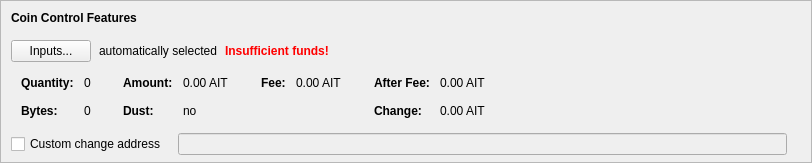
    <widget class="QFrame" name="frameCoinControl">
     <property name="sizePolicy">
      <sizepolicy hsizetype="Expanding" vsizetype="Expanding">
       <horstretch>0</horstretch>
       <verstretch>0</verstretch>
      </sizepolicy>
     </property>
     <property name="maximumSize">
      <size>
       <width>16777215</width>
       <height>16777215</height>
      </size>
     </property>
     <property name="frameShape">
      <enum>QFrame::StyledPanel</enum>
     </property>
     <property name="frameShadow">
      <enum>QFrame::Sunken</enum>
     </property>
     <layout class="QVBoxLayout" name="verticalLayoutCoinControl2">
      <property name="spacing">
       <number>0</number>
      </property>
      <property name="leftMargin">
       <number>0</number>
      </property>
      <property name="topMargin">
       <number>0</number>
      </property>
      <property name="rightMargin">
       <number>0</number>
      </property>
      <property name="bottomMargin">
       <number>6</number>
      </property>
      <item>
       <layout class="QVBoxLayout" name="verticalLayoutCoinControl" stretch="0,0,0,0,1">
        <property name="spacing">
         <number>0</number>
        </property>
        <property name="leftMargin">
         <number>10</number>
        </property>
        <property name="topMargin">
         <number>10</number>
        </property>
        <item>
         <layout class="QHBoxLayout" name="horizontalLayoutCoinControl1">
          <property name="bottomMargin">
           <number>15</number>
          </property>
          <item>
           <widget class="QLabel" name="labelCoinControlFeatures">
            <property name="sizePolicy">
             <sizepolicy hsizetype="Preferred" vsizetype="Maximum">
              <horstretch>0</horstretch>
              <verstretch>0</verstretch>
             </sizepolicy>
            </property>
            <property name="font">
             <font>
              <weight>75</weight>
              <bold>true</bold>
             </font>
            </property>
            <property name="styleSheet">
             <string notr="true">font-weight:bold;</string>
            </property>
            <property name="text">
             <string>Coin Control Features</string>
            </property>
           </widget>
          </item>
         </layout>
        </item>
        <item>
         <layout class="QHBoxLayout" name="horizontalLayoutCoinControl2" stretch="0,0,0,0">
          <property name="spacing">
           <number>8</number>
          </property>
          <property name="bottomMargin">
           <number>10</number>
          </property>
          <item>
           <widget class="QPushButton" name="pushButtonCoinControl">
            <property name="styleSheet">
             <string notr="true"/>
            </property>
            <property name="text">
             <string>Inputs...</string>
            </property>
            <property name="autoDefault">
             <bool>false</bool>
            </property>
           </widget>
          </item>
          <item>
           <widget class="QLabel" name="labelCoinControlAutomaticallySelected">
            <property name="text">
             <string>automatically selected</string>
            </property>
            <property name="margin">
             <number>5</number>
            </property>
           </widget>
          </item>
          <item>
           <widget class="QLabel" name="labelCoinControlInsuffFunds">
            <property name="font">
             <font>
              <weight>75</weight>
              <bold>true</bold>
             </font>
            </property>
            <property name="styleSheet">
             <string notr="true">color:red;font-weight:bold;</string>
            </property>
            <property name="text">
             <string>Insufficient funds!</string>
            </property>
            <property name="margin">
             <number>5</number>
            </property>
           </widget>
          </item>
          <item>
           <spacer name="horizontalSpacerCoinControl">
            <property name="orientation">
             <enum>Qt::Horizontal</enum>
            </property>
            <property name="sizeHint" stdset="0">
             <size>
              <width>40</width>
              <height>1</height>
             </size>
            </property>
           </spacer>
          </item>
         </layout>
        </item>
        <item>
         <widget class="QWidget" name="widgetCoinControl" native="true">
          <property name="sizePolicy">
           <sizepolicy hsizetype="Preferred" vsizetype="Preferred">
            <horstretch>0</horstretch>
            <verstretch>0</verstretch>
           </sizepolicy>
          </property>
          <property name="minimumSize">
           <size>
            <width>0</width>
            <height>0</height>
           </size>
          </property>
          <property name="styleSheet">
           <string notr="true"/>
          </property>
          <layout class="QHBoxLayout" name="horizontalLayoutCoinControl5">
           <property name="leftMargin">
            <number>0</number>
           </property>
           <property name="topMargin">
            <number>0</number>
           </property>
           <property name="rightMargin">
            <number>0</number>
           </property>
           <property name="bottomMargin">
            <number>0</number>
           </property>
           <item>
            <layout class="QHBoxLayout" name="horizontalLayoutCoinControl3" stretch="0,0,0,1">
             <property name="spacing">
              <number>20</number>
             </property>
             <property name="topMargin">
              <number>0</number>
             </property>
             <property name="bottomMargin">
              <number>10</number>
             </property>
             <item>
              <layout class="QFormLayout" name="formLayoutCoinControl1">
               <property name="horizontalSpacing">
                <number>10</number>
               </property>
               <property name="verticalSpacing">
                <number>14</number>
               </property>
               <property name="leftMargin">
                <number>10</number>
               </property>
               <property name="topMargin">
                <number>4</number>
               </property>
               <property name="rightMargin">
                <number>6</number>
               </property>
               <item row="0" column="0">
                <widget class="QLabel" name="labelCoinControlQuantityText">
                 <property name="font">
                  <font>
                   <weight>75</weight>
                   <bold>true</bold>
                  </font>
                 </property>
                 <property name="text">
                  <string>Quantity:</string>
                 </property>
                 <property name="margin">
                  <number>0</number>
                 </property>
                </widget>
               </item>
               <item row="0" column="1">
                <widget class="QLabel" name="labelCoinControlQuantity">
                 <property name="cursor">
                  <cursorShape>IBeamCursor</cursorShape>
                 </property>
                 <property name="contextMenuPolicy">
                  <enum>Qt::ActionsContextMenu</enum>
                 </property>
                 <property name="text">
                  <string notr="true">0</string>
                 </property>
                 <property name="margin">
                  <number>0</number>
                 </property>
                 <property name="textInteractionFlags">
                  <set>Qt::LinksAccessibleByMouse|Qt::TextSelectableByKeyboard|Qt::TextSelectableByMouse</set>
                 </property>
                </widget>
               </item>
               <item row="1" column="0">
                <widget class="QLabel" name="labelCoinControlBytesText">
                 <property name="font">
                  <font>
                   <weight>75</weight>
                   <bold>true</bold>
                  </font>
                 </property>
                 <property name="text">
                  <string>Bytes:</string>
                 </property>
                </widget>
               </item>
               <item row="1" column="1">
                <widget class="QLabel" name="labelCoinControlBytes">
                 <property name="cursor">
                  <cursorShape>IBeamCursor</cursorShape>
                 </property>
                 <property name="contextMenuPolicy">
                  <enum>Qt::ActionsContextMenu</enum>
                 </property>
                 <property name="text">
                  <string notr="true">0</string>
                 </property>
                 <property name="textInteractionFlags">
                  <set>Qt::LinksAccessibleByMouse|Qt::TextSelectableByKeyboard|Qt::TextSelectableByMouse</set>
                 </property>
                </widget>
               </item>
              </layout>
             </item>
             <item>
              <layout class="QFormLayout" name="formLayoutCoinControl2">
               <property name="horizontalSpacing">
                <number>10</number>
               </property>
               <property name="verticalSpacing">
                <number>14</number>
               </property>
               <property name="leftMargin">
                <number>6</number>
               </property>
               <property name="topMargin">
                <number>4</number>
               </property>
               <property name="rightMargin">
                <number>6</number>
               </property>
               <item row="0" column="0">
                <widget class="QLabel" name="labelCoinControlAmountText">
                 <property name="font">
                  <font>
                   <weight>75</weight>
                   <bold>true</bold>
                  </font>
                 </property>
                 <property name="text">
                  <string>Amount:</string>
                 </property>
                 <property name="margin">
                  <number>0</number>
                 </property>
                </widget>
               </item>
               <item row="0" column="1">
                <widget class="QLabel" name="labelCoinControlAmount">
                 <property name="cursor">
                  <cursorShape>IBeamCursor</cursorShape>
                 </property>
                 <property name="contextMenuPolicy">
                  <enum>Qt::ActionsContextMenu</enum>
                 </property>
                 <property name="text">
                  <string notr="true">0.00 AIT</string>
                 </property>
                 <property name="textInteractionFlags">
                  <set>Qt::LinksAccessibleByMouse|Qt::TextSelectableByKeyboard|Qt::TextSelectableByMouse</set>
                 </property>
                </widget>
               </item>
               <item row="1" column="0">
                <widget class="QLabel" name="labelCoinControlLowOutputText">
                 <property name="font">
                  <font>
                   <weight>75</weight>
                   <bold>true</bold>
                  </font>
                 </property>
                 <property name="text">
                  <string>Dust:</string>
                 </property>
                </widget>
               </item>
               <item row="1" column="1">
                <widget class="QLabel" name="labelCoinControlLowOutput">
                 <property name="cursor">
                  <cursorShape>IBeamCursor</cursorShape>
                 </property>
                 <property name="contextMenuPolicy">
                  <enum>Qt::ActionsContextMenu</enum>
                 </property>
                 <property name="text">
                  <string notr="true">no</string>
                 </property>
                 <property name="textInteractionFlags">
                  <set>Qt::LinksAccessibleByMouse|Qt::TextSelectableByKeyboard|Qt::TextSelectableByMouse</set>
                 </property>
                </widget>
               </item>
              </layout>
             </item>
             <item>
              <layout class="QFormLayout" name="formLayoutCoinControl3">
               <property name="horizontalSpacing">
                <number>10</number>
               </property>
               <property name="verticalSpacing">
                <number>14</number>
               </property>
               <property name="leftMargin">
                <number>6</number>
               </property>
               <property name="topMargin">
                <number>4</number>
               </property>
               <property name="rightMargin">
                <number>6</number>
               </property>
               <item row="0" column="0">
                <widget class="QLabel" name="labelCoinControlFeeText">
                 <property name="font">
                  <font>
                   <weight>75</weight>
                   <bold>true</bold>
                  </font>
                 </property>
                 <property name="text">
                  <string>Fee:</string>
                 </property>
                 <property name="margin">
                  <number>0</number>
                 </property>
                </widget>
               </item>
               <item row="0" column="1">
                <widget class="QLabel" name="labelCoinControlFee">
                 <property name="cursor">
                  <cursorShape>IBeamCursor</cursorShape>
                 </property>
                 <property name="contextMenuPolicy">
                  <enum>Qt::ActionsContextMenu</enum>
                 </property>
                 <property name="text">
                  <string notr="true">0.00 AIT</string>
                 </property>
                 <property name="textInteractionFlags">
                  <set>Qt::LinksAccessibleByMouse|Qt::TextSelectableByKeyboard|Qt::TextSelectableByMouse</set>
                 </property>
                </widget>
               </item>
             </layout>
             </item>
             <item>
              <layout class="QFormLayout" name="formLayoutCoinControl4">
               <property name="horizontalSpacing">
                <number>10</number>
               </property>
               <property name="verticalSpacing">
                <number>14</number>
               </property>
               <property name="leftMargin">
                <number>6</number>
               </property>
               <property name="topMargin">
                <number>4</number>
               </property>
               <property name="rightMargin">
                <number>6</number>
               </property>
               <item row="0" column="0">
                <widget class="QLabel" name="labelCoinControlAfterFeeText">
                 <property name="font">
                  <font>
                   <weight>75</weight>
                   <bold>true</bold>
                  </font>
                 </property>
                 <property name="text">
                  <string>After Fee:</string>
                 </property>
                 <property name="margin">
                  <number>0</number>
                 </property>
                </widget>
               </item>
               <item row="0" column="1">
                <widget class="QLabel" name="labelCoinControlAfterFee">
                 <property name="cursor">
                  <cursorShape>IBeamCursor</cursorShape>
                 </property>
                 <property name="contextMenuPolicy">
                  <enum>Qt::ActionsContextMenu</enum>
                 </property>
                 <property name="text">
                  <string notr="true">0.00 AIT</string>
                 </property>
                 <property name="textInteractionFlags">
                  <set>Qt::LinksAccessibleByMouse|Qt::TextSelectableByKeyboard|Qt::TextSelectableByMouse</set>
                 </property>
                </widget>
               </item>
               <item row="1" column="0">
                <widget class="QLabel" name="labelCoinControlChangeText">
                 <property name="font">
                  <font>
                   <weight>75</weight>
                   <bold>true</bold>
                  </font>
                 </property>
                 <property name="text">
                  <string>Change:</string>
                 </property>
                </widget>
               </item>
               <item row="1" column="1">
                <widget class="QLabel" name="labelCoinControlChange">
                 <property name="cursor">
                  <cursorShape>IBeamCursor</cursorShape>
                 </property>
                 <property name="contextMenuPolicy">
                  <enum>Qt::ActionsContextMenu</enum>
                 </property>
                 <property name="text">
                  <string notr="true">0.00 AIT</string>
                 </property>
                 <property name="textInteractionFlags">
                  <set>Qt::LinksAccessibleByMouse|Qt::TextSelectableByKeyboard|Qt::TextSelectableByMouse</set>
                 </property>
                </widget>
               </item>
              </layout>
             </item>
            </layout>
           </item>
          </layout>
         </widget>
        </item>
        <item>
         <layout class="QHBoxLayout" name="horizontalLayoutCoinControl4" stretch="0,0,0">
          <property name="spacing">
           <number>12</number>
          </property>
          <property name="sizeConstraint">
           <enum>QLayout::SetDefaultConstraint</enum>
          </property>
          <property name="topMargin">
           <number>5</number>
          </property>
          <property name="rightMargin">
           <number>5</number>
          </property>
          <item>
           <widget class="QCheckBox" name="checkBoxCoinControlChange">
            <property name="toolTip">
             <string>If this is activated, but the change address is empty or invalid, change will be sent to a newly generated address.</string>
            </property>
            <property name="text">
             <string>Custom change address</string>
            </property>
           </widget>
          </item>
          <item>
           <widget class="QValidatedLineEdit" name="lineEditCoinControlChange">
            <property name="enabled">
             <bool>false</bool>
            </property>
            <property name="sizePolicy">
             <sizepolicy hsizetype="Expanding" vsizetype="Fixed">
              <horstretch>0</horstretch>
              <verstretch>0</verstretch>
             </sizepolicy>
            </property>
           </widget>
          </item>
          <item>
           <widget class="QLabel" name="labelCoinControlChangeLabel">
            <property name="sizePolicy">
             <sizepolicy hsizetype="Preferred" vsizetype="Expanding">
              <horstretch>0</horstretch>
              <verstretch>0</verstretch>
             </sizepolicy>
            </property>
            <property name="minimumSize">
             <size>
              <width>0</width>
              <height>0</height>
             </size>
            </property>
            <property name="text">
             <string/>
            </property>
            <property name="margin">
             <number>3</number>
            </property>
           </widget>
          </item>
         </layout>
        </item>
        <item>
         <spacer name="verticalSpacerCoinControl">
          <property name="orientation">
           <enum>Qt::Vertical</enum>
          </property>
          <property name="sizeHint" stdset="0">
           <size>
            <width>800</width>
            <height>1</height>
           </size>
          </property>
         </spacer>
        </item>
       </layout>
      </item>
     </layout>
    </widget>
